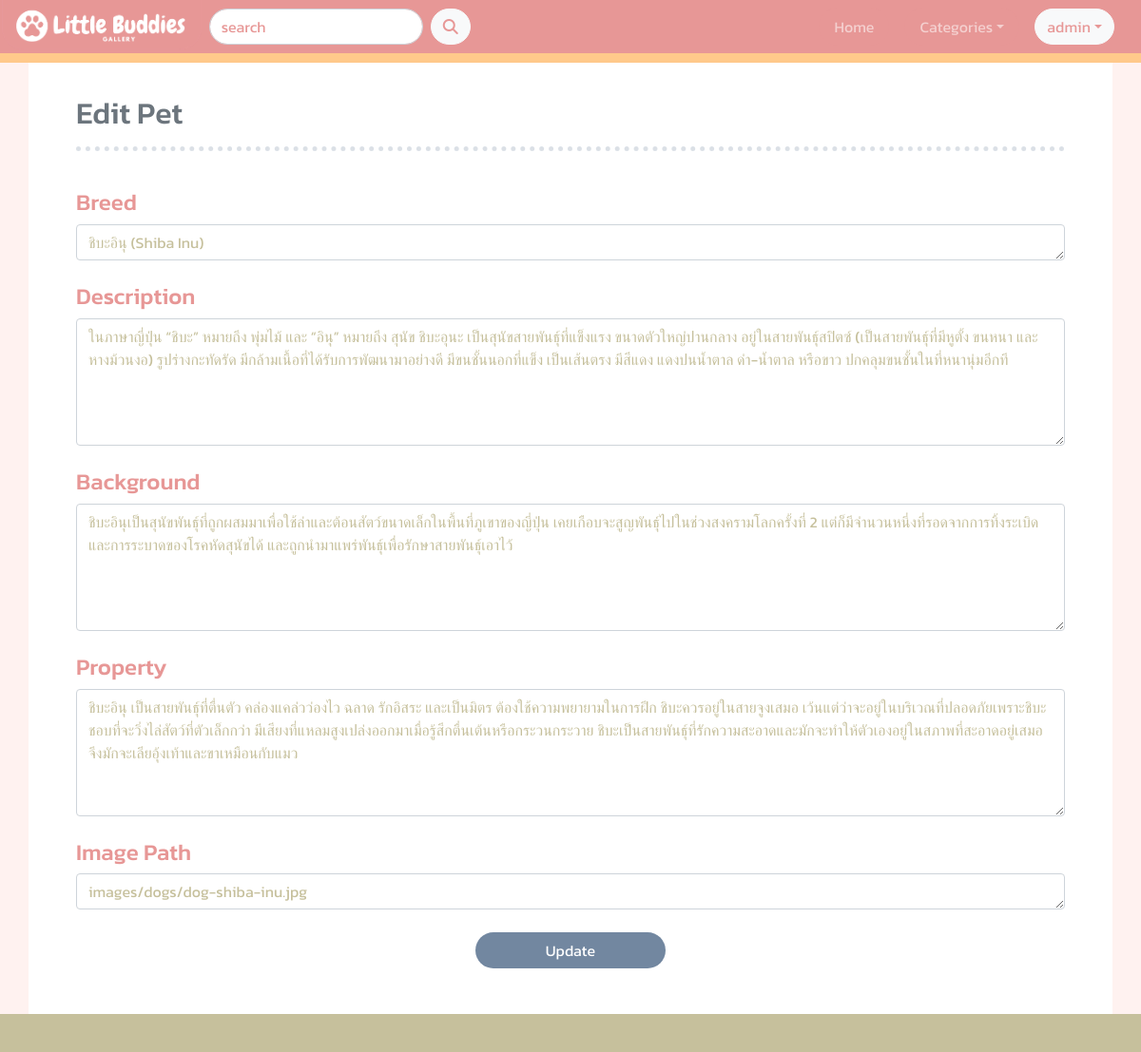
The page /edit_pet_update.php?updateid=7 (signed in) on the database its author committed.
### tables this page shows
CREATE TABLE `pets` (
  `pet_id` int(11) NOT NULL,
  `categories` enum('DOG','CAT') NOT NULL,
  `breed` text NOT NULL,
  `description` text NOT NULL,
  `background` text NOT NULL,
  `property` text NOT NULL,
  `image` text NOT NULL
);

### edit_pet_update.php (the view, shortened to what this page needs)
<?php
    include('server.php');
?>
<!DOCTYPE html>
<html lang="en">
<head>
    <link rel="stylesheet" href="https://cdn.jsdelivr.net/npm/@fortawesome/fontawesome-free@6.1.1/css/all.css">
    <link href="https://cdn.jsdelivr.net/npm/bootstrap@5.1.3/dist/css/bootstrap.min.css" rel="stylesheet">
    <link rel="stylesheet" href="styles.css">
</head>
<body>
    <nav class="navbar navbar-expand-sm navbar-dark navbar-bg-pink fixed-top">
        <div class="container-fluid">
            <a href="index.php" class="navbar-brand " style="margin: -20px 0px -13px -10px;"><img src="images/logo-nav.png" height="55px"></a>
            <div class="collapse navbar-collapse" id="navbarToggle">
                <form class="d-flex" action="search.php" method="GET">
                    <input class="form-control rounded-pill ms-2 me-2" placeholder="search" type="text" name="search">
                    <button class="btn btn-light rounded-pill text-pink" type="submit">
                        <i class="fa-solid fa-magnifying-glass"></i>
                    </button>
                  </form>
                <ul class="navbar-nav ms-auto d-flex align-items-center">
                    <li class="nav-item ">
                        <a href="index.php" class="nav-link rounded-pill ms-2 me-2 px-3">Home</a>
                    </li>
                    <li class="nav-item dropdown">
                        <a class="nav-link btn-pink2 dropdown-toggle rounded-pill ms-2 me-2 px-3" data-bs-toggle="dropdown">Categories</a>
                    </li>
                    <?php if( $_SESSION['logged_in']): ?>
                        <li class="nav-item dropdown">
                            <button class="btn btn-light rounded-pill text-pink ms-2 me-3 dropdown-toggle" data-bs-toggle="dropdown"><?php echo $_SESSION['username'];?></button>
                        </li>
                    <?php endif; ?>
                </ul>
            </div>
        </div>
    </nav>
    <?php
        $updateid = $_GET['updateid'];
        $sql = "SELECT * FROM pets WHERE pet_id = '$updateid'";
        $result = $conn->query($sql);
        $row = $result->fetch_assoc();
    ?>
    <div class="container"><h2 class="text-secondary">Edit Pet</h2><hr><br>
        <div class="col-sm-12">
            <form method = "post">
                <div class="form-group">
                    <h4 class="text-pink">Breed</h4>
                    <textarea class="form-control text-green" rows="1" name="new_breed" maxlength="150"required><?php echo $row['breed'];?></textarea>
                </div>
                <div class="form-group"><br>
                    <h4 class="text-pink">Description</h4>
                    <textarea class="form-control text-green" rows="5" name="new_description" required><?php echo $row['description'];?></textarea>
                </div>
                <div class="form-group"><br>
                    <h4 class="text-pink">Background</h4>
                    <textarea class="form-control text-green" rows="5" name="new_background" required><?php echo $row['background'];?></textarea>
                </div>
                <div class="form-group"><br>
                    <h4 class="text-pink">Property</h4>
                    <textarea class="form-control text-green" rows="5" name="new_property" required><?php echo $row['property'];?></textarea>
                </div>
                <div class="form-group"><br>
                    <h4 class="text-pink">Image Path</h4>
                    <textarea class="form-control text-green" rows="1" name="new_image" required><?php echo $row['image'];?></textarea>
                </div>
                <br>
                <div class="col-sm-12 d-flex justify-content-center ">
                    <button class="btn btn-blue btn-long rounded-pill mb-5 " type="submit" name="edit_pet">Update</button>
                </div>
            </form>
        </div>
    </div>
    <div class="footer footer-green fixed-bottom"></div>
</body>
</html>

### styles.css (style rules this page uses)
.navbar { transition: all 0.5s; }
.navbar-bg-pink { border-bottom: 10px solid #FFC98B; background-color: #E79796; }
a.nav-link:link, a.nav-link:visited { background-color: #E79796; text-decoration: none; }
body { background-color: #FFF2F0; margin-bottom: 40px; font-family: 'Kanit', sans-serif; }
.container { margin-top: 50px; padding: 50px 50px 0px 50px; background-color: white; }
hr { background-color: transparent; border-top: 5px dotted #7287A0; }
.text-pink { color: #E79796; }
.text-green { color: #C6C09c; }
.btn-long { width: 200px; }
.btn-blue { color: white; background-color: #7287A0; }
.btn-pink2 { background-color: #E79796; color: white; }
a:link, a:visited { color: black; text-decoration: none; }
.footer-green { height: 40px; background-color: #C6C09c; transition: all 0.5s; }

### rows shown on the page
pets: new_breed "ชิบะอินุ (Shiba Inu)", new_description "ในภาษาญี่ปุ่น “ชิบะ” หมายถึง พุ่มไม้ และ “อินุ” หมายถึง สุนัข ชิบะอุนะ เป็นสุนัขสายพันธุ์ที่แข็งแรง ขนาดตัวใหญ่ปานกลาง อยู่ในสายพันธุ์สปิตซ์ (เป็นสายพันธุ์ที่มีหูตั้ง ขนหนา และหางม้วนงอ) รูปร่างกะทัดรัด มีกล้ามเนื้อที่ได้รับการพัฒนามาอย่างดี มีขนชั้นนอกที่แข็ง เป็นเส้นตรง มีสีแดง แดงปนน้ำตาล ดำ-น้ำตาล หรือขาว ปกคลุมขนชั้นในที่หนานุ่มอีกที", new_background "ชิบะอินุเป็นสุนัขพันธุ์ที่ถูกผสมมาเพื่อใช้ล่าและต้อนสัตว์ขนาดเล็กในพื้นที่ภูเขาของญี่ปุ่น เคยเกือบจะสูญพันธุ์ไปในช่วงสงครามโลกครั้งที่ 2 แต่ก็มีจำนวนหนึ่งที่รอดจากการทิ้งระเบิดและการระบาดของโรคหัดสุนัขได้ และถูกนำมาแพร่พันธุ์เพื่อรักษาสายพันธุ์เอาไว้", new_property "ชิบะอินุ เป็นสายพันธุ์ที่ตื่นตัว คล่องแคล่วว่องไว ฉลาด รักอิสระ และเป็นมิตร ต้องใช้ความพยายามในการฝึก ชิบะควรอยู่ในสายจูงเสมอ เว้นแต่ว่าจะอยู่ในบริเวณที่ปลอดภัยเพราะชิบะชอบที่จะวิ่งไล่สัตว์ที่ตัวเล็กกว่า มีเสียงที่แหลมสูงเปล่งออกมาเมื่อรู้สึกตื่นเต้นหรือกระวนกระวาย ชิบะเป็นสายพันธุ์ที่รักความสะอาดและมักจะทำให้ตัวเองอยู่ในสภาพที่สะอาดอยู่เสมอ จึงมักจะเลียอุ้งเท้าและขาเหมือนกับแมว", new_image "images/dogs/dog-shiba-inu.jpg"

### other values the page prints
$_SESSION['username'] "admin"
